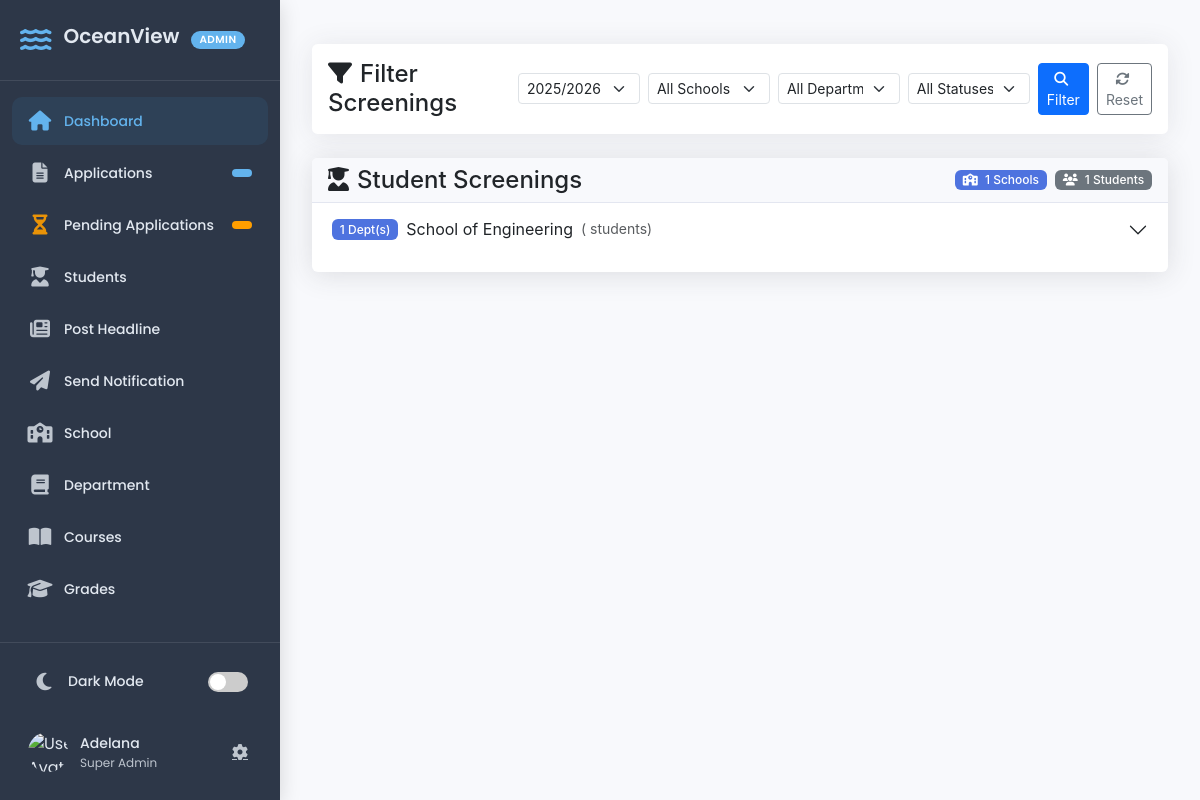
Page /screenings/ (signed in) on the committed database.
### portal/models.py (models this page shows, shortened)
class AcademicSession(models.Model):
    name = models.CharField(max_length=100, unique=True)
    class Meta:
        ordering = ["-id"]  # Orders by newest first

class School(models.Model):
    name = models.CharField(max_length=100, unique=True)
    def __str__(self):
        return self.name

### crm/views.py (the view, shortened to what this page needs)
# urls.py: path('screenings/', screening_list, name='screening_list'),
@login_required
def screening_list(request):
    is_officer = request.user.groups.filter(name='Screening Officer').exists()
    if not request.user.is_superuser and not is_officer:
        return HttpResponseForbidden("You do not have permission to view this applicant.")
    screenings = Screening.objects.select_related('student').order_by('-id')
    school_filter = request.GET.get('school')
    department_filter = request.GET.get('department')
    session_filter = request.GET.get('session')
    status_filter = request.GET.get('status')
    if not session_filter:
        latest_session = AcademicSession.objects.order_by('-id').first()
        session_filter = latest_session.name if latest_session else None
    if school_filter:
        screenings = screenings.filter(student__school__name=school_filter)
    if department_filter:
        screenings = screenings.filter(student__department__name=department_filter)
    if session_filter:
        screenings = screenings.filter(student__academic_session__name=session_filter)
    if status_filter:
        screenings = screenings.filter(status=status_filter)
    status_options = ['pending', 'approved', 'declined']
    schools = Student.objects.values_list('school__name', flat=True).distinct().order_by('school__name')
    departments = Student.objects.values_list('department__name', flat=True).distinct().order_by('department__name')
    if school_filter:
        departments = Student.objects.filter(school__name=school_filter)\
                                     .values_list('department__name', flat=True)\
                                     .distinct().order_by('department__name')
    grouped_screenings = {}
    for screening in screenings:
        school = screening.student.school
        department = screening.student.department
        if school not in grouped_screenings:
            grouped_screenings[school] = {}
        if department not in grouped_screenings[school]:
            grouped_screenings[school][department] = []
        grouped_screenings[school][department].append(screening)
    context = {
        'grouped_screenings': grouped_screenings,
        'schools': schools,
        'departments': departments,
        'sessions': [session_filter] if session_filter else [],
        'selected_school': school_filter,
        'selected_department': department_filter,
        'selected_session': session_filter,
        'total_students': screenings.count(),
        'selected_status': status_filter,
        'status_options': status_options,
    }
    return render(request, 'crm/screening_list.html', context)

### crm/context_processors.py (called while the page is built)
def user_roles(request):
    if request.user.is_authenticated:
        groups = request.user.groups.values_list("name", flat=True)
        return {"user_groups": groups}
    return {}

### portal/models.py (called while the page is built)
    def __str__(self):
        return self.name or "Unnamed Department"

### crm/templates/crm/screening_list.html (shortened to what this page needs)
<!DOCTYPE html>
{% load static %}
<html lang="en">
<head>
    <link href="https://cdn.jsdelivr.net/npm/bootstrap@5.3.0/dist/css/bootstrap.min.css" rel="stylesheet">
    <link rel="stylesheet" href="https://cdnjs.cloudflare.com/ajax/libs/font-awesome/6.4.0/css/all.min.css">
    <link rel="stylesheet" href="{% static 'crm/css/screening_list.css' %}">
</head>
<body>
    <div class="wrapper">
        {% include 'crm/sidebar.html' %}
        <div class="main-content" id="mainContent">
            <div class="container-fluid py-4">
                <div class="row">
                    <div class="col-12">
                        <div class="filter-container">
                            <div class="d-flex justify-content-between align-items-center header-container">
                                <h4 class="mb-0"><i class="fas fa-filter me-2"></i>Filter Screenings</h4>
                                <form method="get" class="filter-form d-flex align-items-center filter-controls" id="filterForm">
    <select class="form-select form-select-sm me-2" name="session" id="sessionFilter" readonly>
        {% if sessions %}
            <option value="{{ sessions.0 }}" selected>{{ sessions.0 }}</option>
        {% else %}
            <option>No Session</option>
        {% endif %}
    </select>
                                    <select class="form-select form-select-sm me-2" name="school" id="schoolFilter">
                                        <option value="">All Schools</option>
                                    </select>
                                    <select class="form-select form-select-sm me-2" name="department" id="departmentFilter">
                                        <option value="">All Departments</option>
                                    </select>
                                    <select class="form-select form-select-sm me-2" name="status" id="statusFilter">
    <option value="">All Statuses</option>
</select>
                                    <button type="submit" class="btn btn-sm btn-primary me-2" id="filterButton">
                                        <span class="btn-text">
                                            <i class="fas fa-search me-1"></i> Filter
                                        </span>
                                    </button>
                                    <a href="{% url 'screening_list' %}" class="btn btn-sm btn-outline-secondary">
                                        <i class="fas fa-sync-alt me-1"></i> Reset
                                    </a>
                                </form>
                            </div>
                        </div>
                        <div class="card">
                            <div class="card-header d-flex justify-content-between align-items-center">
                                <h4 class="mb-0"><i class="fas fa-user-graduate me-2"></i>Student Screenings</h4>
                                <div class="d-flex">
                                    <span class="badge bg-primary me-2">
                                        <i class="fas fa-school me-1"></i> {{ grouped_screenings|length }} Schools
                                    </span>
                                    <span class="badge bg-secondary">
                                        <i class="fas fa-users me-1"></i> {{ total_students }} Students
                                    </span>
                                </div>
                            </div>
                            <div class="card-body p-0">
                                {% if grouped_screenings %}
                                <div class="accordion" id="screeningAccordion">
                                    {% for school, departments in grouped_screenings.items %}
                                    <div class="accordion-item border-0 mb-3">
                                        <h2 class="accordion-header" id="heading{{ forloop.counter }}">
                                            <button class="accordion-button collapsed py-3" type="button" data-bs-toggle="collapse"
                                                data-bs-target="#collapse{{ forloop.counter }}" aria-expanded="false"
                                                aria-controls="collapse{{ forloop.counter }}">
                                                <span class="badge bg-primary me-2">{{ departments|length }} Dept(s)</span>
                                                School of {{ school }}
                                                <span class="ms-2 text-muted small">({{ school_student_counts.school }} students)</span>
                                            </button>
                                        </h2>
                                    </div>
                                    {% endfor %}
                                </div>
                                {% endif %}
                            </div>
                        </div>
                    </div>
                </div>
            </div>
        </div>
    </div>
</body>
</html>

### crm/templates/crm/sidebar.html (shortened to what this page needs)
{% load static %}
<!DOCTYPE html>
<html lang="en">
<head>
    <link rel="stylesheet" href="https://cdnjs.cloudflare.com/ajax/libs/font-awesome/6.4.0/css/all.min.css">
    <link rel="stylesheet" href="{% static 'crm/css/sidebar.css' %}">
</head>
<body>
<div class="sidebar-container">
    <div class="sidebar">
        <div class="sidebar-header">
            <div class="brand-wrapper">
                <i class="fas fa-water brand-icon"></i>
                <h3 class="brand-text">OceanView</h3>
                <span class="badge badge-admin">ADMIN</span>
            </div>
        </div>
        <ul class="sidebar-menu">
            <li class="menu-item active">
                <a href="{% url 'dashboard' %}" class="menu-link">
                    <span class="menu-icon"><i class="fas fa-home"></i></span>
                    <span class="menu-text">Dashboard</span>
                </a>
            </li>
            {% if request.user.is_superuser or request.user.groups.all.0.name == 'Admission Officer' %}
            <li class="menu-item">
                <a href="{% url 'applicant_list' %}" class="menu-link">
                    <span class="menu-icon"><i class="fas fa-file-alt"></i></span>
                    <span class="menu-text">Applications</span>
                    <span class="menu-badge">{{ total_applications }}</span>
                </a>
            </li>
            <li class="menu-item">
                <a href="{% url 'pending_list' %}" class="menu-link">
                    <span class="menu-icon"><i class="fas fa-hourglass-half"></i></span>
                    <span class="menu-text">Pending Applications</span>
                    <span class="menu-badge badge-warning">{{ total_pending_application }}</span>
                </a>
            </li>
            {% endif %}
            {% if request.user.is_superuser %}
                <li class="menu-item">
                    <a href="{% url 'student_list' %}" class="menu-link">
                        <span class="menu-icon"><i class="fas fa-user-graduate"></i></span>
                        <span class="menu-text">Students</span>
                    </a>
                </li>
                <li class="menu-item">
                    <a href="{% url 'Post_headline' %}" class="menu-link">
                        <span class="menu-icon"><i class="fas fa-newspaper"></i></span>
                        <span class="menu-text">Post Headline</span>
                    </a>
                </li>
                <li class="menu-item">
                    <a href="{% url 'Notify_student' %}" class="menu-link">
                        <span class="menu-icon"><i class="fas fa-paper-plane"></i></span>
                        <span class="menu-text">Send Notification</span>
                    </a>
                </li>
            {% endif %}
            {% if request.user.is_superuser%}
                <li class="menu-item">
                    <a href="{% url 'school_list' %}" class="menu-link">
                        <span class="menu-icon"><i class="fas fa-school"></i></span>
                        <span class="menu-text">School</span>
                    </a>
                </li>
            {% endif %}
                 {% if request.user.is_superuser  or "Dean" in user_groups %}
                <li class="menu-item">
                    <a href="{% url 'department_list' %}" class="menu-link">
                        <span class="menu-icon"><i class="fas fa-book"></i></span>
                        <span class="menu-text">Department</span>
                    </a>
                </li>
                {%endif%}
                {% if request.user.is_superuser or "Class Adviser" in user_groups or "HOD (Head of Department)" in user_groups or "Dean" in user_groups %}
                <li class="menu-item">
                    <a href="{% url 'course_list' %}" class="menu-link">
                        <span class="menu-icon"><i class="fas fa-book-open"></i></span>
                        <span class="menu-text">Courses</span>
                    </a>
                </li>
                {%endif %}
                {% if request.user.is_superuser or "Class Adviser" in user_groups or "HOD (Head of Department)" in user_groups or "Dean" in user_groups %}
                <li class="menu-item">
                    <a href="{% url 'grade_list' %}" class="menu-link">
                        <span class="menu-icon"><i class="fas fa-graduation-cap"></i></span>
                        <span class="menu-text">Grades</span>
                    </a>
                </li>
                {%endif%}
                {% if request.user.is_superuser or "Class Adviser" in user_groups or "HOD (Head of Department)" in user_groups or "Dean" in user_groups %}
                <li class="menu-item">
                    <a href="{% url 'add_timetable' %}" class="menu-link">
                    </a>
                </li>
                {%endif%}
        </ul>
        <div class="sidebar-footer">
            <div class="settings-menu">
                <div class="dark-mode-toggle" onclick="toggleDarkMode()">
                    <div class="toggle-icon"><i id="darkModeIcon" class="fas fa-moon"></i></div>
                    <span id="darkModeText">Dark Mode</span>
                    <div class="toggle-switch">
                        <label for="darkModeSwitch"></label>
                    </div>
                </div>
            </div>
            <div class="user-profile">
                <div class="user-avatar">
                    <img src="{% static 'images/default-avatar.png' %}" alt="User Avatar">
                </div>
                <div class="user-info">
                    <span class="user-name">{{ request.user.get_full_name|default:request.user.username }}</span>
                    <span class="user-role">
                        {% if request.user.is_superuser %}
                            Super Admin
                        {% elif user_groups %}
                            {{ user_groups.0 }}
                        {% else %}
                            Staff
                        {% endif %}
                    </span>
                </div>
                <div class="user-actions">
                    <a href="#"><i class="fas fa-cog"></i></a>
                </div>
            </div>
        </div>
    </div>
</div>
</body>
</html>

### crm/static/crm/css/screening_list.css (style rules this page uses)
:root { --primary-color: #4e73df; --secondary-color: #858796; --success-color: #1cc88a; --danger-color: #e74a3b; --warning-color: #f6c23e; --light-bg: #f8f9fc; --sidebar-width: 250px; }
body { font-family: 'Nunito', -apple-system, BlinkMacSystemFont, 'Segoe UI', Roboto, 'Helvetica Neue', Arial, sans-serif; background-color: #f8f9fc; overflow-x: hidden; }
.wrapper { display: flex; min-height: 100vh; }
.main-content { flex: 1; margin-left: var(--sidebar-width); transition: margin-left 0.3s ease; padding: 20px; width: calc(100% - var(--sidebar-width)); }
.card { border: none; box-shadow: 0 0.15rem 1.75rem 0 rgba(58, 59, 69, 0.15); }
.card-header { background-color: #f8f9fc; border-bottom: 1px solid #e3e6f0; }
.badge { font-weight: 500; padding: 0.35em 0.65em; font-size: 0.75em; }
.badge.bg-primary { background-color: var(--primary-color) !important; }
.filter-container { background-color: white; padding: 1rem; border-radius: 0.35rem; box-shadow: 0 0.15rem 1.75rem 0 rgba(58, 59, 69, 0.1); margin-bottom: 1.5rem; }

### rows in the picture
AcademicSession: session "2025/2026"
School: departments "1", name "Engineering"

### other values in the picture
{{ request.user.get_full_name|default:request.user.username }} "Adelana"
{{ grouped_screenings|length }} "1"
{{ total_students }} "1"
